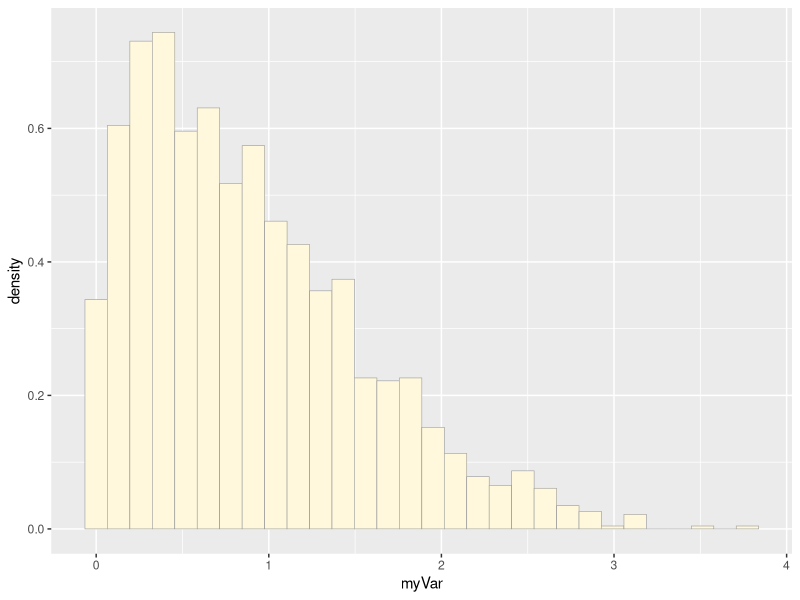
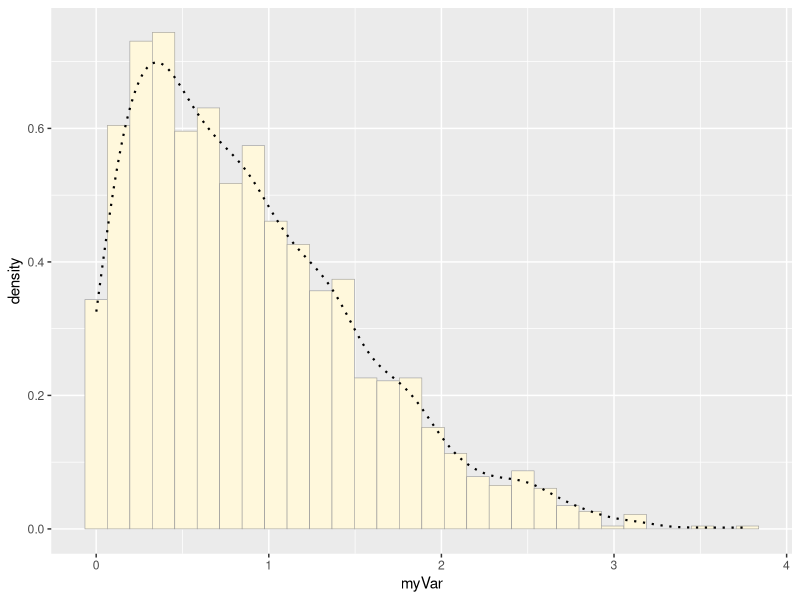
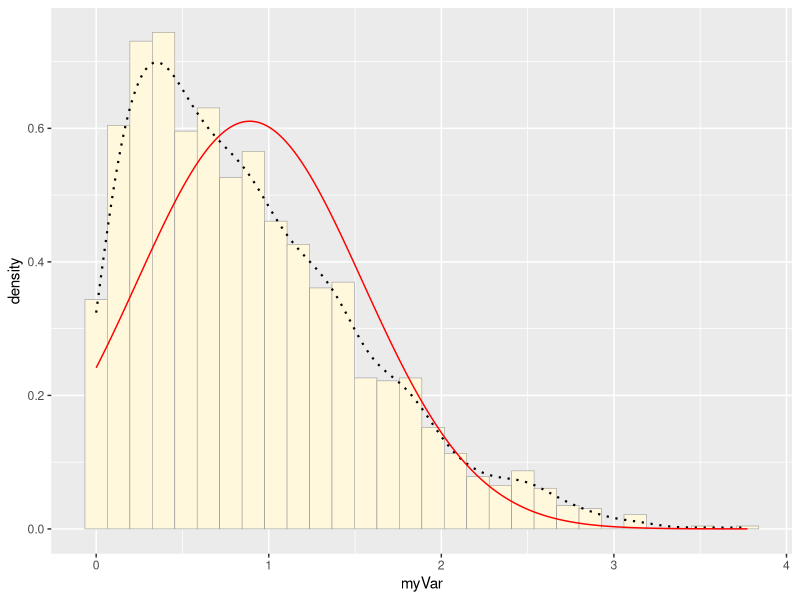
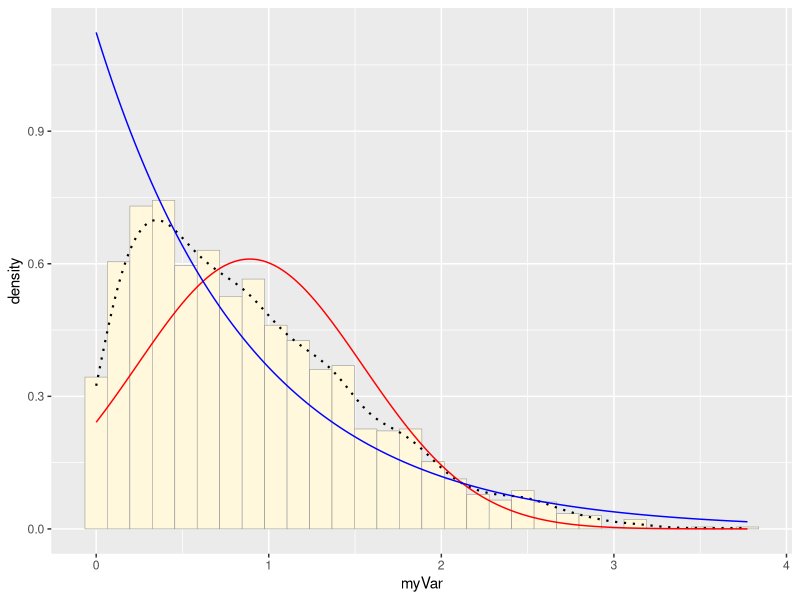
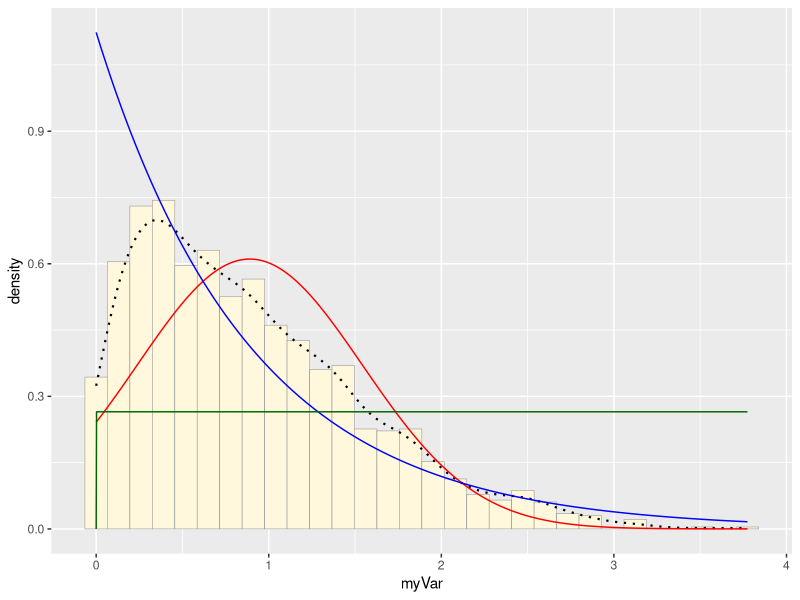
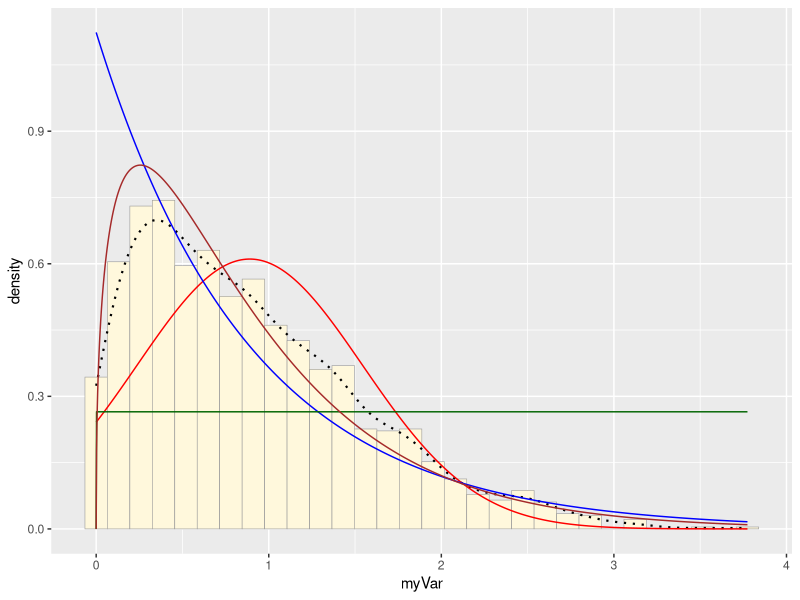
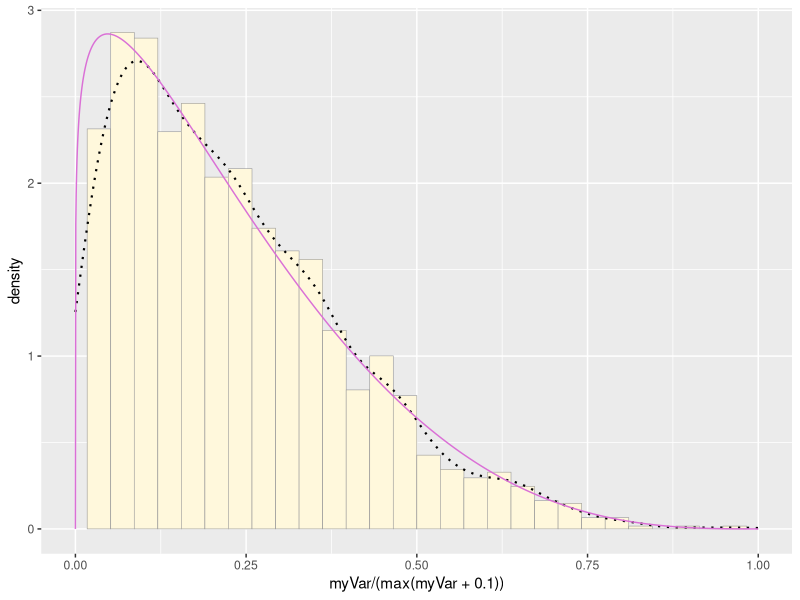
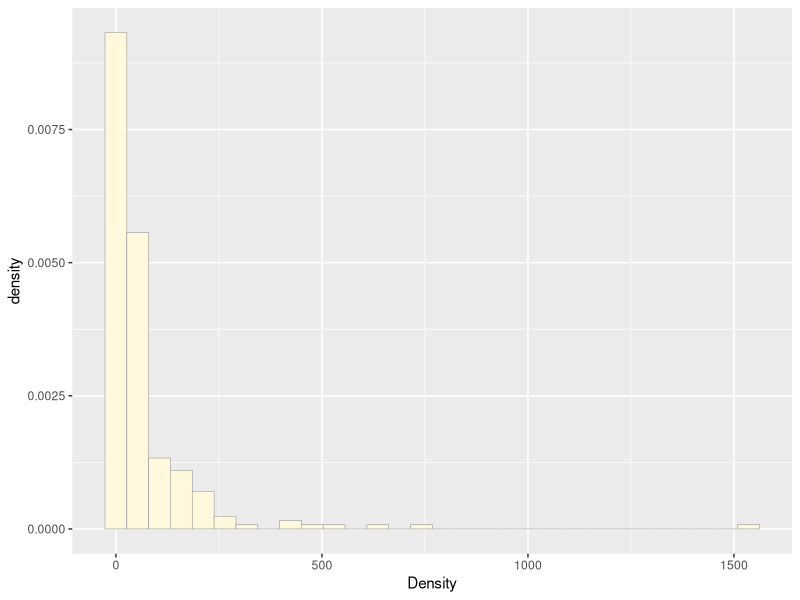

The R source for these figures, in order: (Note: this script raises an error after producing the figures.)
## ---- chunk 1

library(ggplot2) # for graphics
library(MASS) # for maximum likelihood estimation
z <- rnorm(n=3000,mean=0.2)
z <- data.frame(1:3000,z)
names(z) <- list("ID","myVar")
z <- z[z$myVar>0,]
str(z)
summary(z$myVar)

## ---- chunk 2
p1 <- ggplot(data=z, aes(x=myVar, y=..density..)) +
  geom_histogram(color="grey60",fill="cornsilk",size=0.2) 
print(p1)
p1 <-  p1 +  geom_density(linetype="dotted",size=0.75)
print(p1)

## ---- chunk 3
normPars <- fitdistr(z$myVar,"normal")
print(normPars)
str(normPars)
normPars$estimate["mean"] # note structure of getting a named attribute


meanML <- normPars$estimate["mean"]
sdML <- normPars$estimate["sd"]

xval <- seq(0,max(z$myVar),len=length(z$myVar))

 stat <- stat_function(aes(x = xval, y = ..y..), fun = dnorm, colour="red", n = length(z$myVar), args = list(mean = meanML, sd = sdML))
 p1 + stat


## ---- chunk 4
expoPars <- fitdistr(z$myVar,"exponential")
rateML <- expoPars$estimate["rate"]

stat2 <- stat_function(aes(x = xval, y = ..y..), fun = dexp, colour="blue", n = length(z$myVar), args = list(rate=rateML))
 p1 + stat + stat2



## ---- chunk 5
stat3 <- stat_function(aes(x = xval, y = ..y..), fun = dunif, colour="darkgreen", n = length(z$myVar), args = list(min=min(z$myVar), max=max(z$myVar)))

 p1 + stat + stat2 + stat3


## ---- chunk 6
gammaPars <- fitdistr(z$myVar,"gamma")
shapeML <- gammaPars$estimate["shape"]
rateML <- gammaPars$estimate["rate"]

stat4 <- stat_function(aes(x = xval, y = ..y..), fun = dgamma, colour="brown", n = length(z$myVar), args = list(shape=shapeML, rate=rateML))
 p1 + stat + stat2 + stat3 + stat4


## ---- chunk 7
pSpecial <- ggplot(data=z, aes(x=myVar/(max(myVar + 0.1)), y=..density..)) +
  geom_histogram(color="grey60",fill="cornsilk",size=0.2) + 
  xlim(c(0,1)) +
  geom_density(size=0.75,linetype="dotted")

betaPars <- fitdistr(x=z$myVar/max(z$myVar + 0.1),start=list(shape1=1,shape2=2),"beta")
shape1ML <- betaPars$estimate["shape1"]
shape2ML <- betaPars$estimate["shape2"]

statSpecial <- stat_function(aes(x = xval, y = ..y..), fun = dbeta, colour="orchid", n = length(z$myVar), args = list(shape1=shape1ML,shape2=shape2ML))
pSpecial + statSpecial


## ---- chunk 8


library(tidyr)


mydata <- read.table("LCmmp_csv.csv",header=TRUE,sep=",", stringsAsFactors=FALSE)
print(mydata)

z <- gather(mydata, Year, Density, y1992:y2018)
z <- z[z$Density>0,]
print(z)


str(z)
summary(z)

## ---- chunk 9
p1 <- ggplot(data=z, aes(x=Density, y=..density..)) +
  geom_histogram(color="grey60",fill="cornsilk",size=0.2) 
print(p1)


## ---- chunk 10

p1 <-  p1 +  geom_density(linetype="dotted",size=0.75)
print(p1)



## ---- chunk 11
normPars <- fitdistr(z$Density,"normal")
print(normPars)
str(normPars)
normPars$estimate["mean"] # note structure of getting a named attribute


meanML <- normPars$estimate["mean"]
sdML <- normPars$estimate["sd"]

xval <- seq(0,max(z$Density),len=length(z$Density))

 stat <- stat_function(aes(x = xval, y = ..y..), fun = dnorm, colour="red", n = length(z$Density), args = list(mean = meanML, sd = sdML))
 p1 + stat

## ---- chunk 12
expoPars <- fitdistr(z$Density,"exponential")
rateML <- expoPars$estimate["rate"]

stat2 <- stat_function(aes(x = xval, y = ..y..), fun = dexp, colour="blue", n = length(z$Density), args = list(rate=rateML))
 p1 + stat + stat2


## ---- chunk 13
stat3 <- stat_function(aes(x = xval, y = ..y..), fun = dunif, colour="turquoise", n = length(z$Density), args = list(min=min(z$Density), max=max(z$Density)))
 p1 + stat + stat2 + stat3

## ---- chunk 14
gammaPars <- fitdistr(z$Density,"gamma")
shapeML <- gammaPars$estimate["shape"]
rateML <- gammaPars$estimate["rate"]

stat4 <- stat_function(aes(x = xval, y = ..y..), fun = dgamma, colour="Orange", n = length(z$Density), args = list(shape=shapeML, rate=rateML))
 p1 + stat + stat2 + stat3 + stat4

## ---- chunk 15
pSpecial <- ggplot(data=z, aes(x=Density/(max(Density + 0.1)), y=..density..)) +
  geom_histogram(color="grey60",fill="cornsilk",size=0.2) + 
  xlim(c(0,1)) +
  geom_density(size=0.75,linetype="dotted")

betaPars <- fitdistr(x=z$Density/max(z$Density + 0.1),start=list(shape1=1,shape2=2),"beta")
shape1ML <- betaPars$estimate["shape1"]
shape2ML <- betaPars$estimate["shape2"]

statSpecial <- stat_function(aes(x = xval, y = ..y..), fun = dbeta, colour="orchid", n = length(z$Density), args = list(shape1=shape1ML,shape2=shape2ML))
pSpecial + statSpecial

## ---- chunk 16

###### generate new data using parameters from exponential distribution

newdata <-data.frame( Density= rexp(243, rate = expoPars$estimate["rate"]))

head(newdata)
##### Create histogram of simulated data under gamma distribution curve
p1 <- ggplot(data=newdata, aes(x=Density, y=..density..)) +
  geom_histogram(color="grey60",fill="cornsilk",size=0.2) 
print(p1)


expoPars <- fitdistr(z$Density,"exponential")
rateML <- expoPars$estimate["rate"]

xval <- seq(0,max(newdata$Density),len=length(z$myVar))

stat2 <- stat_function(aes(x = xval, y = ..y..), fun = dexp, colour="blue", n = length(z$Density), args = list(rate=rateML))
 p1  + stat2
 
## ---- chunk 17

p1 <- ggplot(data=z, aes(x=Density, y=..density..)) +
  geom_histogram(color="grey60",fill="cornsilk",size=0.2) 
print(p1)

p1 <-  p1 +  geom_density(linetype="dotted",size=0.75)
print(p1)








